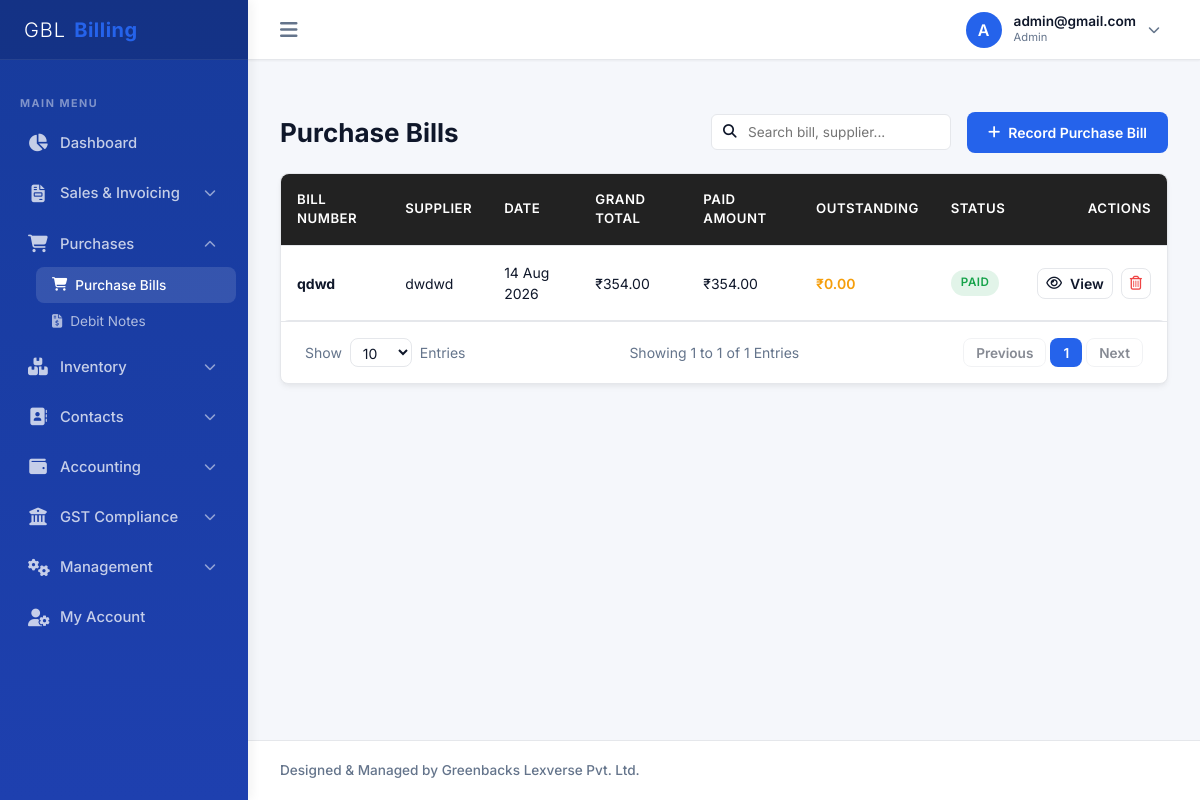
The page /company/purchase-bills/ (signed in) on the database its author committed.
### billing/models.py (models this page shows, shortened)
class CustomUser(AbstractUser):
    ROLE_CHOICES = [
        ('SUPERADMIN', 'System Superadmin'),  # For Admin Panel Owner
        ('ADMIN', 'Company Admin'),           # Company Owner
        ('ACCOUNTANT', 'Accountant'),
        ('BILLING_STAFF', 'Billing Staff'),
        ('SALES_STAFF', 'Sales Staff'),
        ('INVENTORY_STAFF', 'Inventory Staff'),
    ]
    company = models.ForeignKey(Company, on_delete=models.CASCADE, null=True, blank=True, related_name='users')
    role = models.CharField(max_length=20, choices=ROLE_CHOICES, default='ADMIN')
    mobile = models.CharField(max_length=15, blank=True, null=True)
    profile_photo = models.ImageField(upload_to='profile_photos/', blank=True, null=True)
    updated_at = models.DateTimeField(auto_now=True, null=True)
    def get_profile_photo_url(self):
        if self.profile_photo:
            try:
                timestamp = int(self.updated_at.timestamp()) if self.updated_at else 1
                return f"{self.profile_photo.url}?v={timestamp}"
            except Exception:
                return self.profile_photo.url
        return None

class PurchaseBill(models.Model):
    STATUS_CHOICES = [
        ('DRAFT', 'Draft'),
        ('POSTED', 'Posted'),
        ('PARTIALLY_PAID', 'Partially Paid'),
        ('PAID', 'Paid'),
        ('CANCELLED', 'Cancelled'),
    ]
    company = models.ForeignKey(Company, on_delete=models.CASCADE)
    supplier = models.ForeignKey(Supplier, on_delete=models.PROTECT, related_name='purchase_bills')
    supplier_bill_no = models.CharField(max_length=50)
    bill_date = models.DateField()
    due_date = models.DateField()
    subtotal = models.DecimalField(max_digits=15, decimal_places=2, default=Decimal('0.00'))
    discount_total = models.DecimalField(max_digits=15, decimal_places=2, default=Decimal('0.00'))
    taxable_value = models.DecimalField(max_digits=15, decimal_places=2, default=Decimal('0.00'))
    cgst_total = models.DecimalField(max_digits=15, decimal_places=2, default=Decimal('0.00'))
    sgst_total = models.DecimalField(max_digits=15, decimal_places=2, default=Decimal('0.00'))
    igst_total = models.DecimalField(max_digits=15, decimal_places=2, default=Decimal('0.00'))
    cess_total = models.DecimalField(max_digits=15, decimal_places=2, default=Decimal('0.00'))
    round_off = models.DecimalField(max_digits=5, decimal_places=2, default=Decimal('0.00'))
    grand_total = models.DecimalField(max_digits=15, decimal_places=2, default=Decimal('0.00'))
    paid_amount = models.DecimalField(max_digits=15, decimal_places=2, default=Decimal('0.00'))
    status = models.CharField(max_length=20, choices=STATUS_CHOICES, default='DRAFT')
    payment_method = models.CharField(max_length=50, default='CASH')
    notes = models.TextField(blank=True, null=True)
    created_at = models.DateTimeField(auto_now_add=True)
    class Meta:
        unique_together = ('company', 'supplier_bill_no', 'supplier')
    def outstanding_amount(self):
        return max(Decimal('0.00'), self.grand_total - self.paid_amount)

class Supplier(models.Model):
    SUPPLIER_TYPES = [
        ('REGISTERED', 'Regular Registered'),
        ('COMPOSITION', 'Composition Scheme'),
        ('UNREGISTERED', 'Unregistered Business'),
        ('SEZ', 'SEZ Developer / Unit'),
        ('EXPORT', 'Overseas Export'),
    ]
    company = models.ForeignKey(Company, on_delete=models.CASCADE)
    name = models.CharField(max_length=200)
    business_name = models.CharField(max_length=200, blank=True, null=True)
    supplier_type = models.CharField(max_length=20, choices=SUPPLIER_TYPES, default='REGISTERED')
    gstin = models.CharField(max_length=15, blank=True, null=True)
    pan = models.CharField(max_length=10, blank=True, null=True)
    email = models.EmailField(blank=True, null=True)
    mobile = models.CharField(max_length=15)
    alternate_mobile = models.CharField(max_length=15, blank=True, null=True)
    address = models.TextField()
    city = models.CharField(max_length=100)
    state = models.CharField(max_length=100)
    state_code = models.CharField(max_length=2)
    pincode = models.CharField(max_length=6)
    payment_terms = models.IntegerField(default=30)  # Credit days
    opening_balance = models.DecimalField(max_digits=12, decimal_places=2, default=Decimal('0.00'))
    opening_balance_type = models.CharField(max_length=2, choices=[('DR', 'Debit (Receivable)'), ('CR', 'Credit (Payable)')], default='CR')
    outstanding_balance = models.DecimalField(max_digits=12, decimal_places=2, default=Decimal('0.00'))
    is_active = models.BooleanField(default=True)
    created_at = models.DateTimeField(auto_now_add=True)

### billing/views.py (the view, shortened to what this page needs)
# urls.py: path('company/purchase-bills/', views.PurchaseBillListView.as_view(), name='purchase_bill_list'),
class PurchaseBillListView(CompanyRequiredMixin, CompanyQuerySetMixin, PaginationMixin, ListView):
    model = PurchaseBill
    template_name = 'company/purchase_bill_list.html'
    context_object_name = 'bills'
    def get_queryset(self):
        qs = super().get_queryset().order_by('-bill_date', '-id')
        search = self.request.GET.get('search')
        status = self.request.GET.get('status')
        if status:
            qs = qs.filter(status=status)
        else:
            qs = qs.exclude(status='CANCELLED')
        return qs

### billing/mixins.py (called while the page is built)
    def dispatch(self, request, *args, **kwargs):
        if not request.user.is_authenticated:
            return self.handle_no_permission()
        if request.user.role == 'SUPERADMIN':
            raise PermissionDenied("System Superadmins cannot access Company Panel.")
        if not request.user.company or not request.user.company.is_active:
            raise PermissionDenied("You do not belong to an active business account.")
        company = request.user.company
        if company.subscription_status == 'SUSPENDED':
            raise PermissionDenied("Your business subscription is suspended. Please contact admin.")
        return super().dispatch(request, *args, **kwargs)

    def get_queryset(self):
        queryset = super().get_queryset()
        return queryset.filter(company=self.request.user.company)

    def get_paginate_by(self, queryset):
        try:
            limit = int(self.request.GET.get('entries', 10))
            if limit in [10, 25, 50, 100]:
                return limit
        except (ValueError, TypeError):
            pass
        return 10

    def get_context_data(self, **kwargs):
        context = super().get_context_data(**kwargs)
        context['entries'] = self.request.GET.get('entries', '10')
        return context

### billing/templatetags/indian_numbers.py (called while the page is built)
@register.filter(name='indian_currency')
def indian_currency(val, decimals=2):
    if val is None or val == '':
        return '₹0.00'
    res = indian_number(val, decimals)
    if not res:
        return '₹0.00'
    if res.startswith('-'):
        return '-₹' + res[1:]
    return '₹' + res

### templates/company/purchase_bill_list.html (shortened to what this page needs)
{% extends 'base_company.html' %}
{% load indian_numbers %}
{% block sub_purchase_bills %}sub-item-active{% endblock %}
{% block content %}
<div class="page-header" style="display: flex; justify-content: space-between; align-items: center; flex-wrap: wrap; gap: 1rem;">
    <h1 class="page-title" style="margin: 0;">Purchase Bills</h1>
    <div style="display: flex; gap: 1rem; align-items: center;">
        {% include 'common_table_search.html' with placeholder="Search bill, supplier..." %}
        <a href="{% url 'purchase_bill_add' %}" class="btn btn-primary">
            <i class="fa-solid fa-plus"></i> Record Purchase Bill
        </a>
    </div>
</div>
<div class="table-container-ajax" id="table-container">
<div class="card-container">
    <div class="table-responsive">
        <table class="custom-table">
            <thead>
                <tr>
                    <th>Bill Number</th>
                    <th>Supplier</th>
                    <th>Date</th>
                    <th>Grand Total</th>
                    <th>Paid Amount</th>
                    <th>Outstanding</th>
                    <th>Status</th>
                    <th style="text-align: right;">Actions</th>
                </tr>
            </thead>
            <tbody>
                {% for bill in bills %}
                    <tr>
                        <td><strong>{{ bill.supplier_bill_no }}</strong></td>
                        <td>{{ bill.supplier.name }}</td>
                        <td>{{ bill.bill_date|date:"d M Y" }}</td>
                        <td>{{ bill.grand_total|indian_currency }}</td>
                        <td>{{ bill.paid_amount|indian_currency }}</td>
                        <td style="font-weight: 600; color: var(--warning);">{{ bill.outstanding_amount|indian_currency }}</td>
                        <td>
                            <span class="badge {% if bill.status == 'PAID' %}badge-success{% elif bill.status == 'PARTIALLY_PAID' %}badge-info{% elif bill.status == 'DRAFT' %}badge-warning{% else %}badge-danger{% endif %}">
                                {{ bill.get_status_display }}
                            </span>
                        </td>
                        <td style="text-align: right;">
                            <div style="display: flex; gap: 0.5rem; justify-content: flex-end;">
                                <a href="{% url 'purchase_bill_view' bill.id %}" class="btn btn-secondary" style="padding: 0.25rem 0.5rem;">
                                    <i class="fa-regular fa-eye"></i> View
                                </a>
                                <button type="button" onclick="triggerGlobalDelete('/api/delete/purchase-bill/{{ bill.id }}/', '{{ bill.supplier_bill_no }}')" class="btn btn-secondary" style="padding: 0.25rem 0.5rem; color: var(--danger);" title="Delete Bill">
                                    <i class="fa-regular fa-trash-can"></i>
                                </button>
                            </div>
                        </td>
                    </tr>
                {% empty %}
                    <tr>
                        <td colspan="8" style="text-align: center; color: var(--muted-foreground); padding: 2rem;">No purchase bills logged yet. Click "Record Purchase Bill" to document stock inwards.</td>
                    </tr>
                {% endfor %}
            </tbody>
        </table>
    </div>
    {% include 'common_pagination.html' %}
</div>
</div>
{% endblock %}

### templates/base.html (shortened to what this page needs)
{% load static %}
<!DOCTYPE html>
<html lang="en">
<head>
    <link href="https://cdnjs.cloudflare.com/ajax/libs/font-awesome/6.4.0/css/all.min.css" rel="stylesheet">
    <link rel="stylesheet" href="{% static 'css/styles.css' %}">
</head>
<body>
    <div class="app-container">
        <aside class="sidebar" id="sidebar">
            <div class="sidebar-header">
                <div class="sidebar-logo">
                    <span style="color: #ffffff; font-weight: 300; letter-spacing: 1px;">GBL</span><span style="color: #2563eb; font-weight: 700; letter-spacing: 0.5px;">Billing</span>
                </div>
            </div>
            <ul class="sidebar-menu">
                {% block sidebar_menu %}{% endblock %}
            </ul>
        </aside>
        <div class="main-wrapper">
            <header class="app-header">
                <div class="header-left">
                    <button class="toggle-sidebar-btn" id="toggle-sidebar">
                        <i class="fa-solid fa-bars"></i>
                    </button>
                </div>
                <div class="header-right">
                    <div class="profile-trigger-container" id="profile-area">
                        <div class="user-profile" id="profile-btn">
                            <div class="user-avatar" id="header-user-avatar-box">
                                {% if request.user.get_profile_photo_url %}
                                    <img id="header-user-avatar" src="{{ request.user.get_profile_photo_url }}" alt="Profile" style="width: 100%; height: 100%; object-fit: cover; border-radius: 50%;">
                                {% else %}
                                    <span id="header-user-initial">{{ request.user.username|slice:":1"|upper }}</span>
                                {% endif %}
                            </div>
                            <div class="user-info-text">
                                <div style="font-size: 0.85rem; font-weight: 600; line-height: 1.2;">{{ request.user.username }}</div>
                                <div style="font-size: 0.7rem; color: var(--muted); text-transform: capitalize;">{{ request.user.role|lower }}</div>
                            </div>
                            <i class="fa-solid fa-chevron-down dropdown-arrow"></i>
                        </div>
                    </div>
                </div>
            </header>
            <main class="content-body">
                {% block content %}{% endblock %}
            </main>
            <footer class="app-footer">
                <div style="font-size: 0.85rem; font-weight: 500;">Designed & Managed by Greenbacks Lexverse Pvt. Ltd.</div>
            </footer>
        </div>
    </div>
</body>
</html>

### rows shown on the page
CustomUser: user.username "A", user.username "admin@gmail.com", user.role "Admin"
PurchaseBill: supplier_bill_no "qdwd", supplier.name "dwdwd", bill_date "14 Aug 2026", grand_total|indian_currency "₹354.00", paid_amount|indian_currency "₹354.00", outstanding_amount|indian_currency "₹0.00", status "PAID"

### other values the page prints
{{ page_obj.start_index }} "1"
{{ page_obj.end_index }} "1"
{{ page_obj.paginator.count }} "1"
{{ num }} "1"
